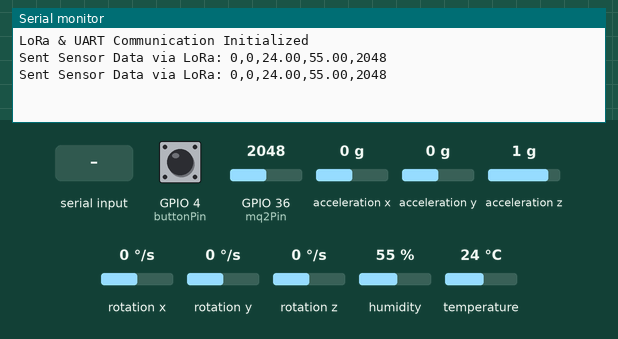
A sketch run on a simulated ESP32. Parts: the last lines printed to the serial monitor. The inputs (shaded band) are chosen by the test bench; at power-on: acceleration x 0 g, humidity 55 %, GPIO 36 (mq2Pin) = 2048, GPIO 4 (buttonPin) HIGH, acceleration y 0 g, acceleration z 1 g, rotation x 0 °/s, rotation y 0 °/s, rotation z 0 °/s, temperature 24 °C. No radio packets arrive unless stated.

Above: at 2.9 s.
3.0 s: "90,45\n" received over the second serial link
At 4.8 s:
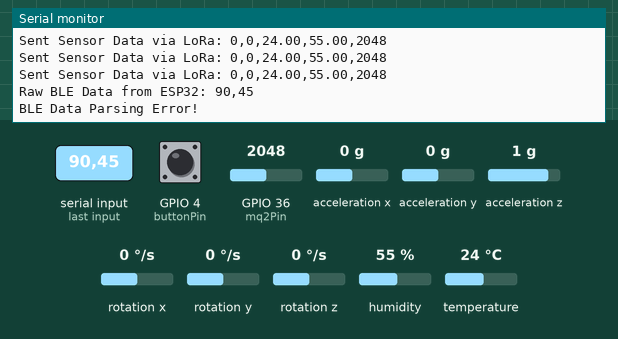
5.8 s: "5\n" received over the second serial link
At 7.2 s:
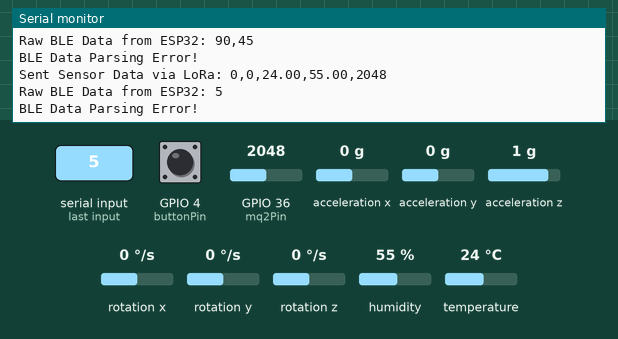
8.6 s: acceleration x set to -1.4 g
At 9.5 s:
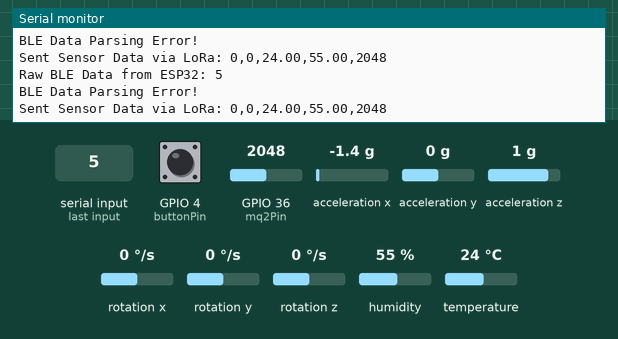
11.4 s: humidity set to 22 %
At 13.9 s:
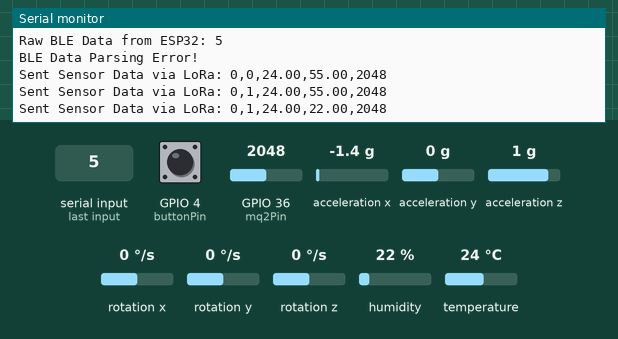
14.2 s: GPIO 36 (mq2Pin) set to 2866
At 16.2 s:
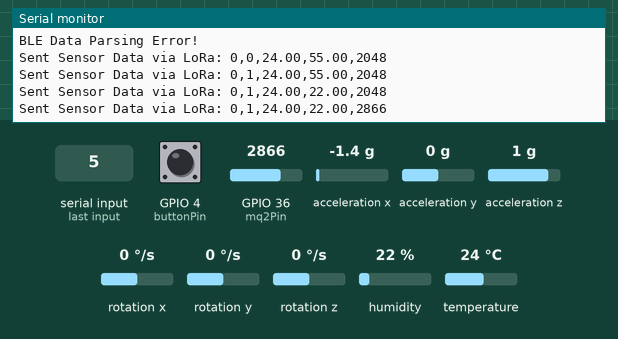
17.0 s: GPIO 4 (buttonPin) pulled LOW for 2.45 s
At 19.6 s:
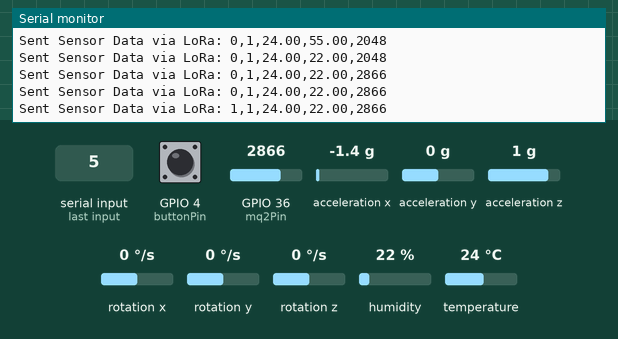

The sketch:

Transmitter.ino
```cpp
#include <SPI.h>
#include <LoRa.h>
#include <Wire.h>
#include <MPU6050.h>
#include <DHT.h>

// Pin Definitions
const int buttonPin = 4;
const int csPin = 53;
const int resetPin = 9;
const int irqPin = 2;
const int mq2Pin = A0;
const int dhtPin = 7;

MPU6050 mpu;
DHT dht(dhtPin, DHT11);

int buttonState = 0;
int motionDetected = 0;
float humidity = 0.0;
float temperature = 0.0;
int mq2Value = 0;

void setup() {
    Serial.begin(9600);      // Serial Monitor
    Serial1.begin(9600);     // UART1 for ESP32 (TX1 = Pin 18, RX1 = Pin 19)

    Wire.begin();
    mpu.initialize();
    dht.begin();
    pinMode(buttonPin, INPUT_PULLUP);

    LoRa.setPins(csPin, resetPin, irqPin);
    if (!LoRa.begin(433E6)) {
        Serial.println("LoRa Initialization Failed!");
        while (1);
    }
    Serial.println("LoRa & UART Communication Initialized");
}

void loop() {
    // Read button state
    buttonState = digitalRead(buttonPin) == LOW ? 1 : 0;

    // Read accelerometer data from MPU6050
    int16_t ax, ay, az;
    mpu.getAcceleration(&ax, &ay, &az);
    motionDetected = (abs(ax) > 16000 || abs(ay) > 16000 || abs(az) > 20000) ? 1 : 0;

    // Read sensor values
    humidity = dht.readHumidity();
    temperature = dht.readTemperature();
    mq2Value = analogRead(mq2Pin);

    // Prepare sensor data string
    String sensorData = String(buttonState) + "," + String(motionDetected) + "," +
                        String(temperature, 2) + "," + String(humidity, 2) + "," + String(mq2Value);

    // Send sensor data over LoRa
    LoRa.beginPacket();
    LoRa.print(sensorData);
    LoRa.endPacket();

    Serial.print("Sent Sensor Data via LoRa: ");
    Serial.println(sensorData);

    // Check for incoming BLE data from ESP32
    if (Serial1.available()) {
        delay(100);  // Allow buffer to fill
        String bleData = Serial1.readStringUntil('\n');
        bleData.trim(); // Remove unwanted spaces or newlines

        Serial.println("Raw BLE Data from ESP32: " + bleData);

        if (bleData.length() > 0) {
            // Parse received data (Wall Name, MAC, RSSI)
            int firstComma = bleData.indexOf(',');
            int secondComma = bleData.indexOf(',', firstComma + 1);

            if (firstComma != -1 && secondComma != -1) {
                String wallName = bleData.substring(0, firstComma);
                String macAddress = bleData.substring(firstComma + 1, secondComma);
                int rssi = bleData.substring(secondComma + 1).toInt();

                Serial.println("Parsed BLE Data:");
                Serial.println("Wall BLE Name: " + wallName);
                Serial.println("Wall BLE MAC: " + macAddress);
                Serial.println("RSSI: " + String(rssi) + " dBm");

                //Prepare BLE data string for LoRa (Maintaining same format)
                String bleLoRaData = wallName + "," + macAddress + "," + String(rssi);
                LoRa.beginPacket();
                LoRa.print(bleLoRaData);
                LoRa.endPacket();

                Serial.println("Sent BLE Data via LoRa: " + bleLoRaData);
            } else {
                Serial.println("BLE Data Parsing Error!");
            }
        } else {
            Serial.println("No valid BLE data received!");
        }
    }

    delay(2000);
}
```

Measured:
- after the input at 3.0 s, the serial monitor: prints a new line after 1.4 s (image 1)
- after the input at 5.8 s, the serial monitor: prints a new line after 0.76 s (image 2)
- after the input at 11.4 s, the serial monitor: prints a new line after 1.4 s (image 4)
- after the input at 14.2 s, the serial monitor: prints a new line after 0.70 s (image 5)
- after the input at 17.0 s, the serial monitor: prints a new line after 2.1 s (image 6)
